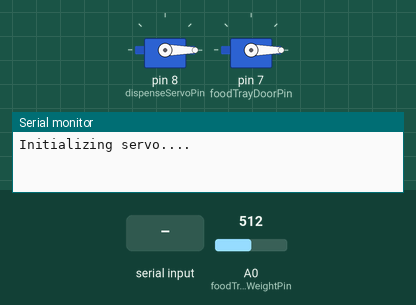
The sketch below on a simulated Arduino Uno, built with avr-gcc and run on an emulated ATmega328P. Shown: 2 × servo, the last lines printed to the serial monitor. The inputs (shaded band) are chosen by the test bench; at power-on: A0 (foodTrayWeightPin) = 512.

Above: at 1.2 s.
1.3 s: "start\n" received over Serial
At 2.1 s:
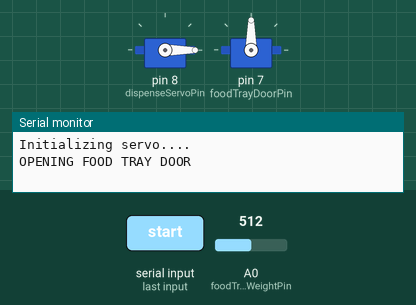
Timing chart, 0 to 4.3 s (numbered marks = the images above; inputs shaded):
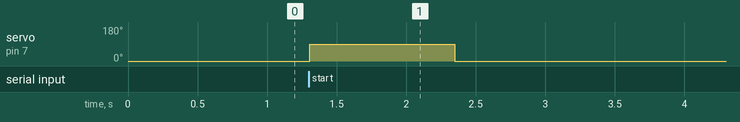

The sketch:

petnessDispense_Servo.ino
```cpp
#include <Servo.h>

Servo foodTrayDoorPin;
Servo dispenseServoPin;
int foodTrayWeightPin = A0;
bool dispenseFood = false;
int foodTrayWeightValue;
int AmountToDispensePerServing = 500;

void setup() {
  Serial.begin(9600);
  dispenseServoPin.attach(8);
  foodTrayDoorPin.attach(7);
  pinMode(foodTrayWeightPin, INPUT);

  Serial.println("Initializing servo....");
  foodTrayDoorPin.write(0);
  dispenseServoPin.write(0);
}

void loop() {
  if (Serial.available() > 0) {
    String input = Serial.readStringUntil('\n');
    input.trim();

    if (input.equalsIgnoreCase("start")) {
      dispenseFood = true;
      closeFoodTray();
      dispense();
    } else if (input.equalsIgnoreCase("stop")) {
      dispenseFood = false;
    }
  }

  if (dispenseFood) {
    foodTrayRead();
    if (foodTrayWeightValue < AmountToDispensePerServing) {
      continueDispense();
    } else {
      stopDispense();
    }
  }
}

void closeFoodTray(){
  Serial.println("OPENING FOOD TRAY DOOR");
  foodTrayDoorPin.write(90);
  delay(1000);
}

void openFoodTray(){
  Serial.println("CLOSING FOOD TRAY DOOR");
  foodTrayDoorPin.write(0);
  delay(1000);
}

void dispense() {
  Serial.println("Dispensing...");
  for (int angle = 0; angle <= 180; angle += 5) {
    dispenseServoPin.write(angle);
    delay(10);
    foodTrayRead();
    if (foodTrayWeightValue >= AmountToDispensePerServing) {
      stopDispense();
      return;
    }
  }
  delay(100);
}

void continueDispense(){
  Serial.println("Continue Dispensing...");
  for (int angle = 180; angle >= 0; angle -= 5) {
    dispenseServoPin.write(angle);
    delay(10);
    foodTrayRead();
    if (foodTrayWeightValue >= AmountToDispensePerServing) {
      stopDispense();
      return;
    }
  }
  delay(100);
}

void foodTrayRead(){
  foodTrayWeightValue = analogRead(foodTrayWeightPin);
  Serial.print("Food Tray Amount: "); Serial.println(foodTrayWeightValue);
}

void stopDispense() {
  foodTrayRead();
  Serial.println("Stopped dispensing");
  openFoodTray();
  delay(100);
  dispenseFood = false;
}
```

Measured:
- after the input at 1.3 s, servo on pin 7 (foodTrayDoorPin): 0° → 90° at once, → 0° 1.0 s later
